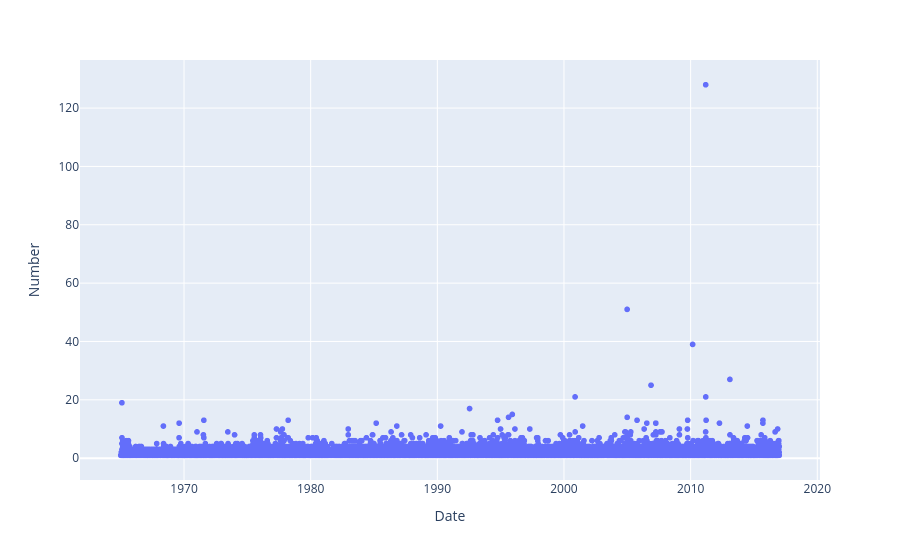

The notebook cell saved with this chart:
### Markdown cell above
## Exploring the number of observations over time

4. Make a simple plot with plotly express to display the number of observed events as a function of time

### Code cell
evenements_par_jour = df.groupby("Date").size().reset_index()
evenements_par_jour.columns = ["Date","Number"]

fig = px.scatter(evenements_par_jour, x="Date", y="Number")
fig.show()

### Figure 1 — Plotly figure (JSON) as saved in the notebook; plotly's stock layout.template omitted (floating-point values rounded to 4 significant figures; data arrays with more than 128 entries replaced by an {"elided": "..."} marker saying what was removed)
{"data": [{"hovertemplate": "Date=%{x}<br>Number=%{y}<extra></extra>", "legendgroup": "", "marker": {"color": "#636efa", "symbol": "circle"}, "mode": "markers", "name": "", "showlegend": false, "type": "scattergl", "x": {"elided": "12398 str values"}, "xaxis": "x", "y": {"elided": "12398 int values"}, "yaxis": "y"}], "layout": {"legend": {"tracegroupgap": 0}, "margin": {"t": 60}, "xaxis": {"anchor": "y", "domain": [0, 1], "title": {"text": "Date"}}, "yaxis": {"anchor": "x", "domain": [0, 1], "title": {"text": "Number"}}}}
